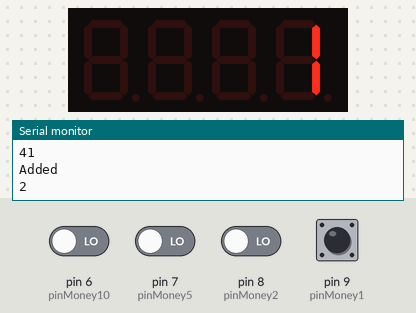
A sketch run on a simulated Arduino Uno, built with avr-gcc and run on an emulated ATmega328P. Shown: 4-digit seven-segment display, the last lines printed to the serial monitor. The inputs (shaded band) are chosen by the test bench; at power-on: pin 9 (pinMoney1) HIGH, pin 6 (pinMoney10), pin 7 (pinMoney5), pin 8 (pinMoney2) LOW. EEPROM starts erased.

Above: at 1.2 s.
1.3 s: pin 8 (pinMoney2) driven HIGH
At 2.0 s:
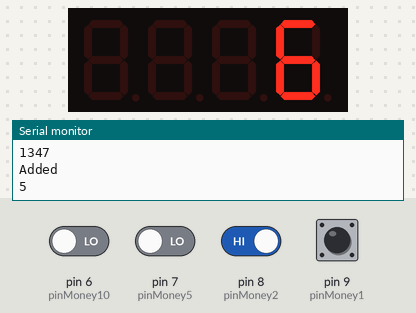
2.8 s: pin 7 (pinMoney5) driven HIGH
At 3.4 s:
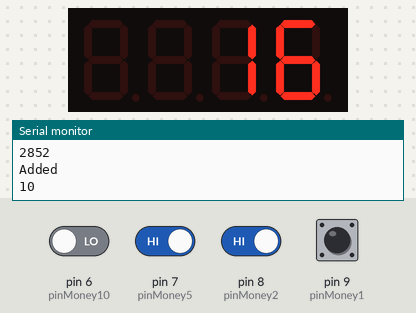
Timing chart, 0 to 5.8 s (numbered marks = the images above; inputs shaded):
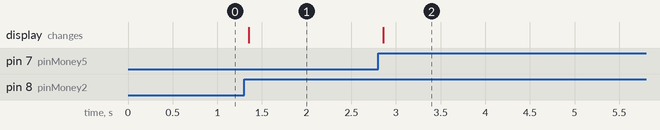

Measured:
- after the input at 1.3 s, the display: changes after 0.05 s (image 1)
- after the input at 2.8 s, the display: changes after 0.06 s (image 2)

The sketch:

SelfCountingMoneyCase.ino
```cpp
#include <TM1637Display.h>
#include <EEPROM.h>

// Module connection pins (Digital Pins)
#define CLK 2
#define DIO 3

TM1637Display display(CLK, DIO);
const int pinMoney1 = 9;
const int pinMoney2 = 8;
const int pinMoney5 = 7;
const int pinMoney10 = 6;
const int pinMoney20 = 5;
const unsigned long timeToWait = 5000;

int currentMoney = 0;
int flgWaitOnTime = 0;
int flgClear = 1;
unsigned long timeSnap;

void setup() {
  Serial.begin(9600);
  pinMode(pinMoney1, INPUT);
  pinMode(pinMoney2, INPUT);
  pinMode(pinMoney5, INPUT);
  pinMode(pinMoney10, INPUT);
  pinMode(pinMoney20, INPUT);
  display.setBrightness(0x0f);
  clearDisplay();
  EEPROM.get(0, currentMoney);
}

void loop() {

  if(digitalRead(pinMoney1) == LOW) {
    addMoney(pinMoney1, 1);
  }

  if(digitalRead(pinMoney2) == LOW) {
    addMoney(pinMoney2, 2);
  }

  if(digitalRead(pinMoney5) == LOW) {
    addMoney(pinMoney5, 5);
  }

  if(digitalRead(pinMoney10) == LOW) {
    addMoney(pinMoney10, 10);
  }

  if(digitalRead(pinMoney20) == LOW) {
    addMoney(pinMoney20, 20);
  }

   if (flgWaitOnTime == 0 && flgClear == 0 ) {
     clearDisplay();
   }

   if(flgWaitOnTime == 1 && (timeSnap + timeToWait) < abs(millis())) {
     flgWaitOnTime = 0;
   }
}

void displayNumber(int number) {
  display.showNumberDec(number, false);
  timeSnap = abs(millis());
  flgClear = 0;
  flgWaitOnTime = 1;

  Serial.println(timeSnap);
}

void clearDisplay () {
  display.clear();
  flgClear = 1;
}

void addMoney (int pin, int moneyToAdd) {

  currentMoney += moneyToAdd;
  displayNumber(currentMoney);
  EEPROM.put(0, currentMoney);
  Serial.println("Added");
  Serial.println(moneyToAdd);
  while (digitalRead(pin) == LOW) {
    delay(20);
  }

  delay(20);
}

void printAllSensors() {
  Serial.println("sadasdad");
  Serial.println(digitalRead(pinMoney1));
  Serial.println(digitalRead(pinMoney2));
  Serial.println(digitalRead(pinMoney5));
  Serial.println(digitalRead(pinMoney10));
  Serial.println(digitalRead(pinMoney20));
}

void resetMoney() {
  currentMoney = 0;
  EEPROM.put(0, currentMoney);
}
```
